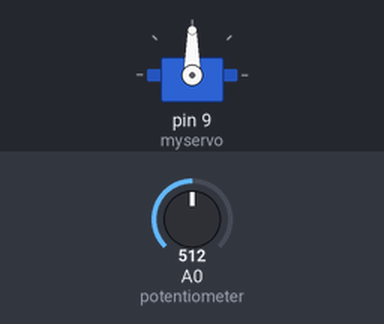
Simulated run of this sketch. Board: Arduino Uno, built with avr-gcc and run on an emulated ATmega328P. Shown: servo. Inputs (shaded band) come from the test bench; at power-on: A0 (potentiometer) = 512.

Above: at 1.2 s.
1.3 s: A0 (potentiometer) set to 716
At 2.5 s:
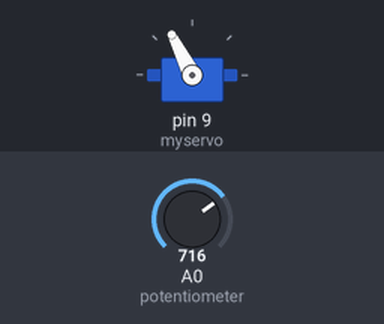
2.8 s: A0 (potentiometer) set to 900
At 3.9 s:
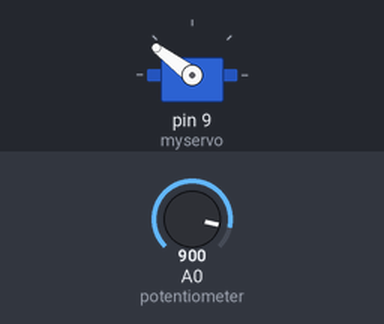
4.3 s: A0 (potentiometer) set to 1023
At 5.0 s:
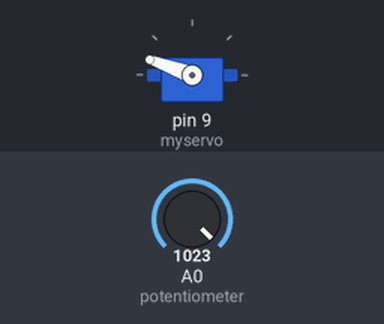
5.8 s: A0 (potentiometer) set to 306
At 6.2 s:
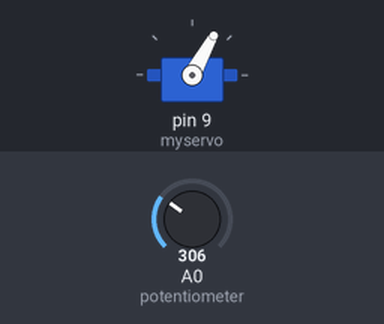
7.3 s: A0 (potentiometer) set to 122
At 8.5 s:
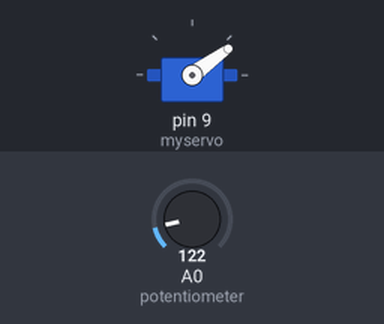
Timing chart, 0 to 9.8 s (numbered marks = the images above; inputs shaded):
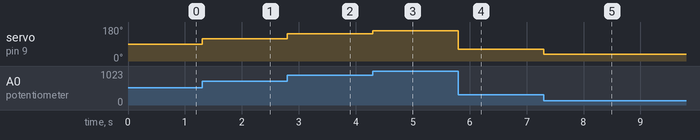

Measured:
- after the input at 1.3 s, servo on pin 9 (myservo): 90° → 117° at once
- after the input at 2.8 s, servo on pin 9 (myservo): 117° → 143° at once
- after the input at 4.3 s, servo on pin 9 (myservo): 143° → 160° at once
- after the input at 5.8 s, servo on pin 9 (myservo): 160° → 61° at once
- after the input at 7.3 s, servo on pin 9 (myservo): 61° → 36° at once

The sketch:

08_servo.ino
```cpp
/* Circuit 8 (3A) - Servo

  Move the servo arm
*/

#include <Servo.h>          //includes the servo library

int potPosition;           //stores the position of the potentiometer
int servoPosition;         //servo moves to this position

Servo myservo;              //creates a servo object to control

void setup() {

  myservo.attach(9);        //assign servo object to pin 9

}

void loop() {


  potPosition = analogRead(A0);                     //use analog read to measure the position of the potentiometer (0-1023)

  servoPosition = map(potPosition, 0, 1023, 20, 160); //convert the potentiometer number to a proportionate servo angle
                                                      //make sure servo is not pushed to it's limits as it can damage it

  myservo.write(servoPosition);                      //move the servo to the 10 degree position
}
```
